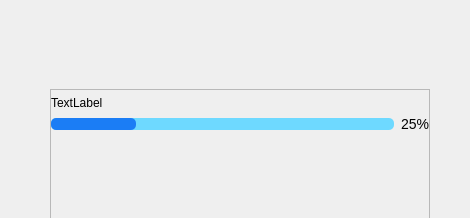
<?xml version="1.0" encoding="UTF-8"?>
<ui version="4.0">
 <class>McProgressDlg</class>
 <widget class="BaseDlg" name="McProgressDlg">
  <property name="geometry">
   <rect>
    <x>0</x>
    <y>0</y>
    <width>470</width>
    <height>218</height>
   </rect>
  </property>
  <property name="windowTitle">
   <string>McProgressDlg</string>
  </property>
  <widget class="QFrame" name="frame">
   <property name="geometry">
    <rect>
     <x>50</x>
     <y>89</y>
     <width>380</width>
     <height>600</height>
    </rect>
   </property>
   <property name="frameShape">
    <enum>QFrame::StyledPanel</enum>
   </property>
   <property name="frameShadow">
    <enum>QFrame::Raised</enum>
   </property>
   <layout class="QVBoxLayout" name="verticalLayout" stretch="0,0,1">
    <property name="spacing">
     <number>3</number>
    </property>
    <property name="leftMargin">
     <number>0</number>
    </property>
    <property name="topMargin">
     <number>0</number>
    </property>
    <property name="rightMargin">
     <number>0</number>
    </property>
    <property name="bottomMargin">
     <number>0</number>
    </property>
    <item>
     <widget class="QLabel" name="TitleLab">
      <property name="minimumSize">
       <size>
        <width>360</width>
        <height>25</height>
       </size>
      </property>
      <property name="text">
       <string>TextLabel</string>
      </property>
      <property name="wordWrap">
       <bool>true</bool>
      </property>
     </widget>
    </item>
    <item>
     <widget class="QProgressBar" name="progressBar">
      <property name="minimumSize">
       <size>
        <width>360</width>
        <height>12</height>
       </size>
      </property>
      <property name="maximumSize">
       <size>
        <width>16777215</width>
        <height>12</height>
       </size>
      </property>
      <property name="styleSheet">
       <string notr="true">QProgressBar{
	font-size:14px;
	text-align:right;
	border-radius:5px;
	border:none;
	background-color:#6ed9ff;
	border-color:#6ed9ff;
	margin-right:35px;
}

QProgressBar:chunk{
	border-radius:5px;
	background-color:#1b7df5;
}</string>
      </property>
      <property name="value">
       <number>25</number>
      </property>
     </widget>
    </item>
    <item>
     <spacer name="verticalSpacer">
      <property name="orientation">
       <enum>Qt::Vertical</enum>
      </property>
      <property name="sizeHint" stdset="0">
       <size>
        <width>20</width>
        <height>552</height>
       </size>
      </property>
     </spacer>
    </item>
   </layout>
  </widget>
 </widget>
 <layoutdefault spacing="6" margin="11"/>
 <customwidgets>
  <customwidget>
   <class>BaseDlg</class>
   <extends>QWidget</extends>
   <header>basedlg.h</header>
   <container>1</container>
  </customwidget>
 </customwidgets>
 <resources/>
 <connections/>
</ui>
